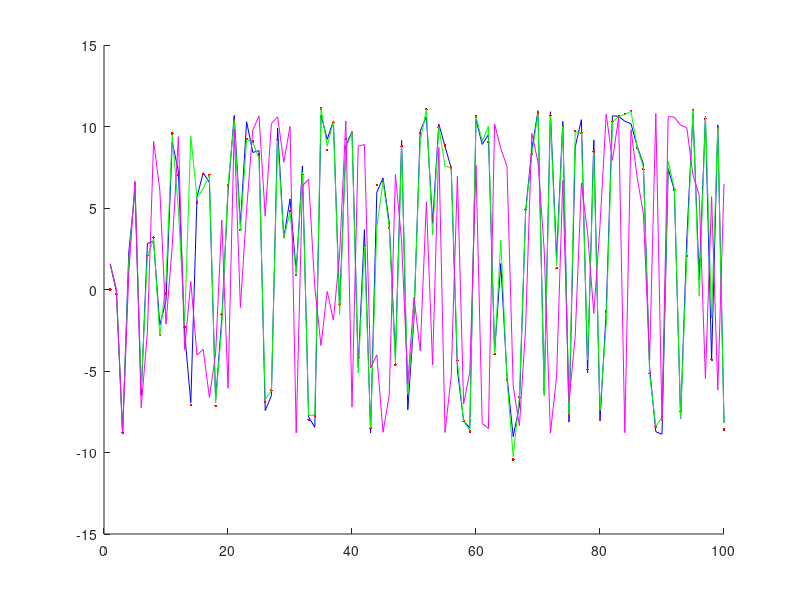

MATLAB code for this plot:
%%%%%%%%%%%%%%%%%%%%%%%%%%%%%%%%%%%%%%%%%%%%%%%%%%%%%%%%%%
%                                                        %
%%%%         EKF - Nonlinear system: Pendulum         %%%%
%                                                        %
%%%%%%%%%%%%%%%%%%%%%%%%%%%%%%%%%%%%%%%%%%%%%%%%%%%%%%%%%%

%Example from Control System I
%Equation of motion for pendulum:
%   (d^2theta)/(dt^2) + g/l * sin(teta) = Tc/(m*l^2)
%{   
States:     x = [teta; (dteta)/dt] = [x1; x2]
State-space form:
            dx/dt = [dteta/dt; -sqrt(g/l)*sin(teta)+Tc/(m*l^2)]
                  = [x2; -sqrt(g/l)*sin(x1)+u] = [f1; f2]

F is the Jacobian of the transfer function due to the involved variables,
in this case these are x1 and x2, therefore F will be a 2 by 2 matrix.
The resulting F depends on time and must be computed for every step that
the system takes.

F is as follows:
F -> df1/dx1 = 0                        df1/dx2 = 1
     df2/dx1 = -sqrt(g/l)*cos(teta)     df2/dx1 = 0
%}
clear all;

g = 9.81;   %[m*s^(-2)]
l = 1;      %[m]
m = 1;      %[kg]
Tc = 1;     %[Nm]

% Initial Conditions
x(:,1) = [pi./2;0];     %Our real plant initial condition       
x_(:,1) = [pi./2;0];    %Our estimate initial conidition (they might differ)
xc = x_;                %Set the ideal model as we think it should start
P = [0.01 0; 0 0.01];   %set initial error covariance for position & frec, both at sigma 0.1, P=diag([sigma_pos_init^2 sigmav_frec_init^2])

sigmav = 0.1;           %the covariance coeficient for the position error, sigma
sigmaw = 0.5;           %the covariance coeficient for the frecuency error, sigma
Q = sigmav.^2;          %the error covariance constant to be used, in this case just a escalar unit
R = sigmaw.^2;          %the error covariance constant to be used, in this case just a escalar unit

G = [0;1];              %G is the Jacobian of the plant tranfer functions due to the error.
H = [1 0];              %H is the Jacobian of the sensor transfer functions due to the variables involved
W = 1;                  %W is the Jacobian of the sensor transfer functions due to the error.

steps = 100;            %Amount of steps to simulate

for i =2:steps          %start @ time=2 
  % the real plant
  x(:,i) = [x(2,i-1) + randn*sigmav; -(g/l)*sin(x(1,i-1)) + Tc/(m*l.^2)];
  z(i) = x(1,i) + randn*sigmaw;

  % blind prediction (just for comparison)
  xc(:,i) = [xc(2,i-1); -(g/l)*sin(xc(1,i-1)) + Tc/(m*l.^2)];
  % prediction
  x_(:,i) = [x_(2,i-1); -(g/l)*sin(x_(1,i-1)) + Tc/(m*l.^2)];
  z_(i) = x_(1,i);

  % compute F
  F = [0 1; -(g/l)*cos(x_(1,i)) 0];
  
  % Prediction of the plant covariance
  P = F*P*F' + G*Q*G';
  % Innovation Covariance
  S = H*P*H'+R;
  % Kalman's gain
  K = P*H'*inv(S);
  % State check up and update
  x_(:,i) = x_(:,i) + K * (z(i)-z_(i));
  
  % Covariance check up and update
  P = (eye(2)-K*H)*P;
  
  sigmaP(:,i)=sqrt(diag(P)); %sigmap is for storing the current error covariance for ploting pourposes
end
  
clf;
hold on;
plot(x(1,:),'-b');                  %plot the real plant behavior
plot(z,'.r');                       %plot the observations over this plant
plot(x_(1,:),'-g');                 %plot the Kalman filter prediction over the plant
plot(xc(1,:),'-m');                 %The original thought of the plant
